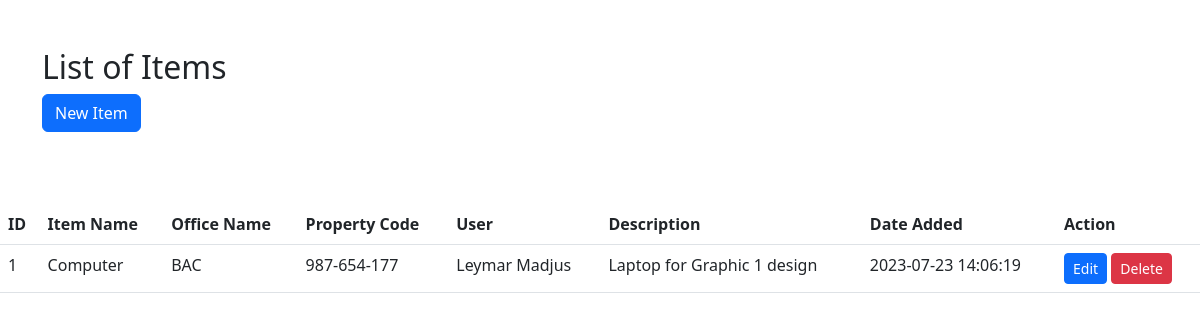
Page /Item.php on the committed database.
### tables this page shows
CREATE TABLE `items` (
  `id` int(11) NOT NULL,
  `item_name` varchar(255) DEFAULT NULL,
  `office_id` int(11) DEFAULT NULL,
  `property_code` varchar(50) DEFAULT NULL,
  `end_user` varchar(255) DEFAULT NULL,
  `description` text DEFAULT NULL,
  `created_at` datetime DEFAULT NULL
);

CREATE TABLE `office` (
  `office_id` int(11) UNSIGNED NOT NULL,
  `officeName` varchar(50) NOT NULL
);

### Item.php (the view, shortened to what this page needs)
<!DOCTYPE html>
<html lang="en">
<head>
    <link rel="stylesheet" href="https://cdn.jsdelivr.net/npm/bootstrap@5.3.0/dist/css/bootstrap.min.css">
</head>
<body>
    <div class="container my-5">
        <h2>List of Items</h2>
        <a class="btn btn-primary" href="/GSOInvSys/additem.php" role="button">New Item</a>
    </div>
    <br>
    <table class="table">
        <thead>
            <tr>
                <th>ID</th>
                <th>Item Name</th>
                <th>Office Name</th>
                <th>Property Code</th>
                <th>User</th>
                <th>Description</th>
                <th>Date Added</th>
                <th>Action</th>
            </tr>
        </thead>
        <tbody>
            <?php
            $servername = "localhost";
            $username = "root";
            $password = "";
            $database = "gsoinventory";
            $connection = new mysqli($servername, $username, $password, $database);
            $sql = "SELECT items.*, office.officeName FROM items
                    LEFT JOIN office ON items.office_id = office.office_id";
            $result = $connection->query($sql);
            while ($row = $result->fetch_assoc()) {
                echo "
                <tr>
                    <td>{$row['id']}</td>
                    <td>{$row['item_name']}</td>
                    <td>{$row['officeName']}</td>
                    <td>{$row['property_code']}</td>
                    <td>{$row['end_user']}</td>
                    <td>{$row['description']}</td>
                    <td>{$row['created_at']}</td>
                    <td>
                        <a class='btn btn-primary btn-sm' href='/GSOInvSys/editItem.php?id={$row['id']}'>Edit</a>
                        <a class='btn btn-danger btn-sm' href='/GSOInvSys/deleteitem.php?id={$row['id']}'>Delete</a>
                    </td>
                </tr>
                ";
            }
            ?>
        </tbody>
    </table>
</body>
</html>

### rows in the picture
items: id "1", item_name "Computer", office.officeName "BAC", property_code "987-654-177", end_user "Leymar Madjus", description "Laptop for Graphic 1 design", created_at "2023-07-23 14:06:19"
